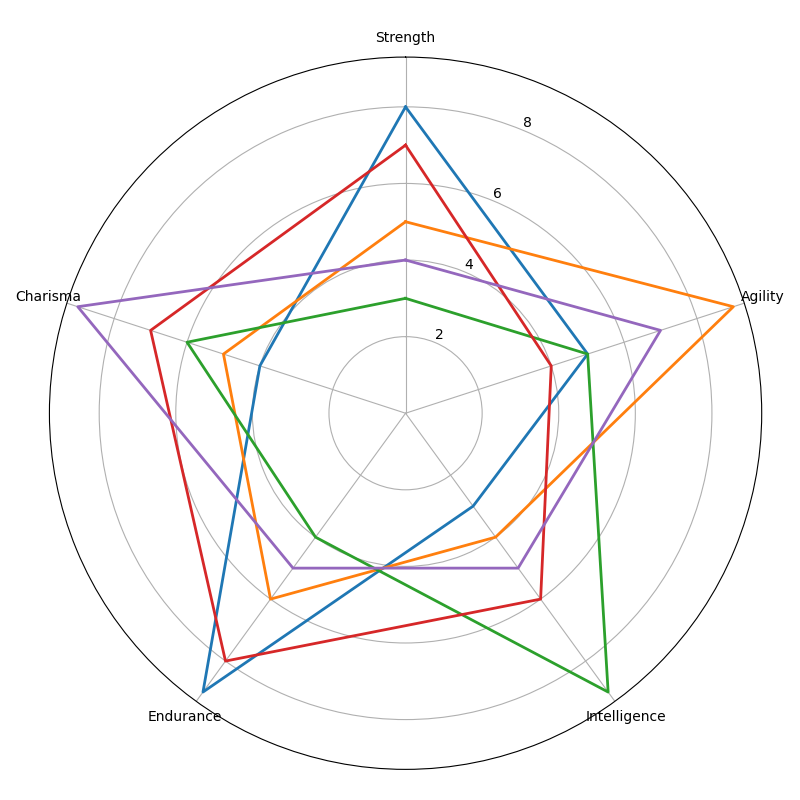

Here is the Python script that generated this plot:
import numpy as np
import matplotlib.pyplot as plt
from math import pi

attributes = ['Strength', 'Agility', 'Intelligence', 'Endurance', 'Charisma']
attribute_values = {
    'Warrior': [8, 5, 3, 9, 4],
    'Rogue': [5, 9, 4, 6, 5],
    'Mage': [3, 5, 9, 4, 6],
    'Paladin': [7, 4, 6, 8, 7],
    'Bard': [4, 7, 5, 5, 9]
}

num_attributes = len(attributes)
angles = np.linspace(0, 2 * pi, num_attributes, endpoint=False).tolist()
angles += angles[:1]

fig, ax = plt.subplots(figsize=(8, 8), subplot_kw=dict(polar=True))
ax.set_theta_offset(pi / 2)
ax.set_theta_direction(-1)
plt.xticks(angles[:-1], attributes, color='black', size=10)

# Remove yticks and ylim as grid and y-labels are stylistic
for char_class, values in attribute_values.items():
    values += values[:1]
    ax.plot(angles, values, linewidth=2, linestyle='solid')

plt.tight_layout()
plt.show()
